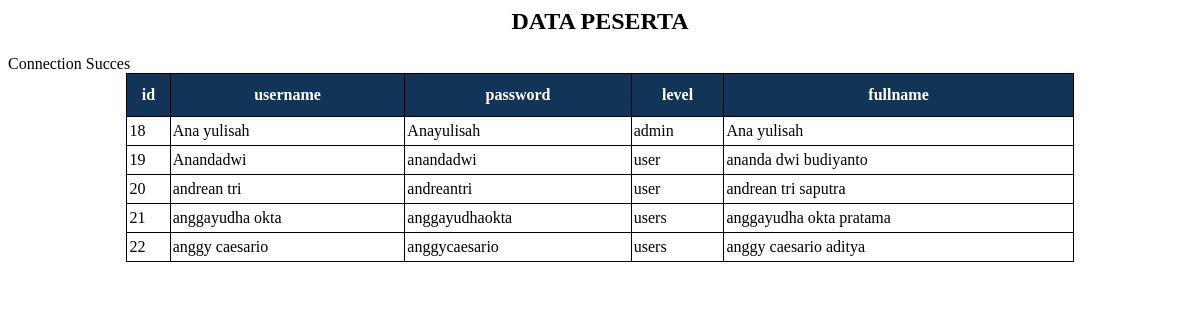
The page / on the database its author committed.
### tables this page shows
CREATE TABLE `tabel_kelas` (
  `id` int(11) NOT NULL,
  `username` varchar(100) NOT NULL,
  `password` varchar(50) NOT NULL,
  `level` varchar(50) NOT NULL,
  `fullname` varchar(100) NOT NULL
);

### index.php (the view, shortened to what this page needs)
<html>
<head>
  <link rel="stylesheet" type="text/css" href="styles.css">
</head>
<body>
  <div class="container">
  	<h2><center>DATA PESERTA</center></h2>
  	<table class="tabel" align="center">
  <tr>
  	<th>id</th>
  	<th>username</th>
  	<th>password</th>
  	<th>level</th>
  	<th>fullname</th>
  </tr>
  </div>
  <?php
  include('koneksi.php');
  $sql_tampil ="SELECT * FROM tabel_kelas";
  $peserta=mysqli_query($conn,$sql_tampil);
  while($baris_data=mysqli_fetch_array($peserta,MYSQLI_ASSOC)){
  	echo'
  	</tr>
  		<td>'.$baris_data['id'].'</td>
  		<td>'.$baris_data['username'].'</td>
  		<td>'.$baris_data['password'].'</td>
  		<td>'.$baris_data['level'].'</td>
  		<td>'.$baris_data['fullname'].'</td>
  	</tr>';
  }
  ?>
</body>
</html>

### styles.css (style rules this page uses)
table { border-collapse: collapse; width: 80%; }
table th { border: 1px solid #000; padding: 2px; padding-top: 12px; padding-bottom: 12px; text-align: left; background-color: #123456; color: white; text-align: center; }
table td { border: 1px solid #000; padding: 2px; padding-top: 5px; padding-bottom: 5px; text-align: left; color: black; }

### rows shown on the page
tabel_kelas: id "18", username "Ana yulisah", password "Anayulisah", level "admin", fullname "Ana yulisah"
tabel_kelas: id "19", username "Anandadwi", password "anandadwi", level "user", fullname "ananda dwi budiyanto"
tabel_kelas: id "20", username "andrean tri", password "andreantri", level "user", fullname "andrean tri saputra"
tabel_kelas: id "21", username "anggayudha okta", password "anggayudhaokta", level "users", fullname "anggayudha okta pratama"
tabel_kelas: id "22", username "anggy caesario", password "anggycaesario", level "users", fullname "anggy caesario aditya"
